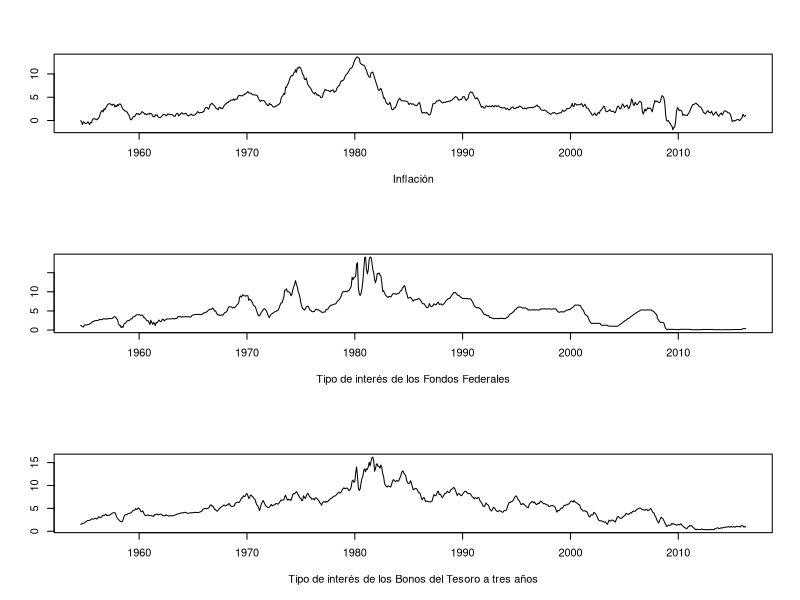
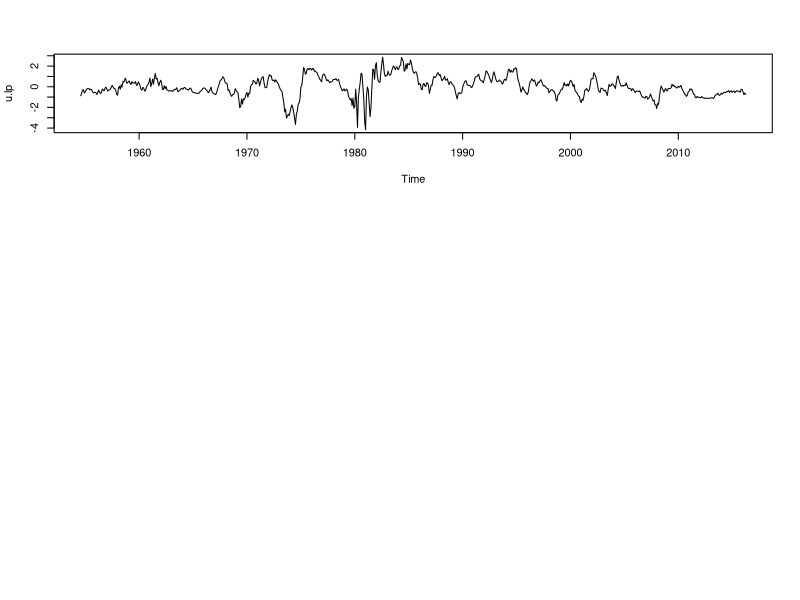

Write R code to recreate these figures, in order.
#
library(tidyverse)
library(dynlm)
#
INF_R_USA <- read_csv("INF_R_USA.csv")
INF_R_USA.ts <- ts(INF_R_USA[,2:4], start=c(1954,8), end=c(2016,4),frequency=12)
#
par(mfrow = c(3, 1))
ts.plot(INF_R_USA.ts[,"inf"] , xlab="Inflación", ylab="")
ts.plot(INF_R_USA.ts[,"ffr"] , xlab="Tipo de interés de los Fondos Federales", ylab="")
ts.plot(INF_R_USA.ts[,"br"] , xlab="Tipo de interés de los Bonos del Tesoro a tres años", ylab="")
#
# Modelo de corrección del eror
#
# Primera etapa: ecuación de largo plazo
#
summary(reg.lp <- dynlm(br~ffr, data=INF_R_USA.ts))
u.lp <- resid(reg.lp)
plot(u.lp)
#
# Segunda etapa: ecuación de corto plazo
#
summary(reg.cp <- dynlm(d(br)~L(u.lp) + d(ffr), data=INF_R_USA.ts))
#
